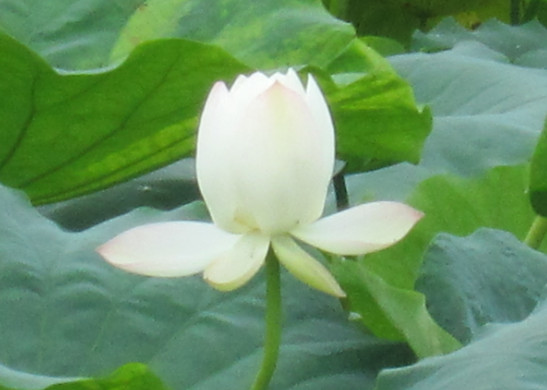
#> input picture chapter7/hehua.jpg, 547 x 390 px
$ python test7-10.py
#> lines starting #> are read from the running program, lines starting #| are printed output that depends on the picture
#test7-10.py：交互式前景提取2
import cv2
import numpy as np
img = cv2.imread('hehua.jpg')
#> img is the input picture: shape (390, 547, 3); mean B, G, R 104.7, 149, 107.4
mask = np.zeros(img.shape[:2],np.uint8)#定义原始掩模
bg = np.zeros((1,65),np.float64)
fg = np.zeros((1,65),np.float64)
rect = (50,50,400,300)              #根据原图设置包含前景的矩形大小
cv2.grabCut(img,mask,rect,bg,fg,5,cv2.GC_INIT_WITH_RECT)#第1次提取前景,矩形模式
imgmask = cv2.imread('hehua2.jpg')  #读取已标注的掩模图像
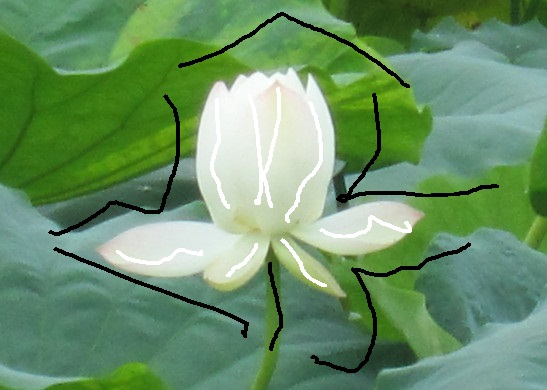
#> input picture chapter7/hehua2.jpg, 547 x 390 px
#> imgmask is the input picture: shape (390, 547, 3); mean B, G, R 103.6, 145.9, 105.9
cv2.imshow('mask image',imgmask)
mask2 = cv2.cvtColor(imgmask,cv2.COLOR_BGR2GRAY,dstCn=1)#转换未单通道灰度图像
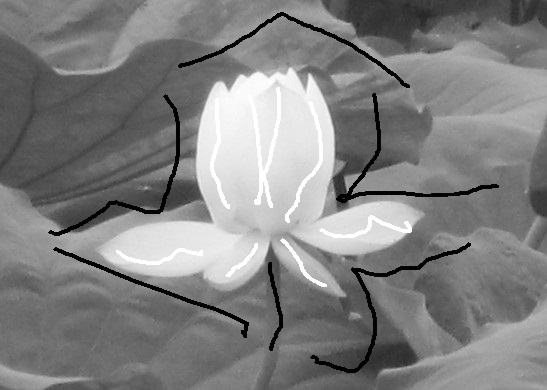
#> mask2: shape (390, 547); min 0, max 255, mean 129.1
mask[mask2==0]=0#根据掩模图像，将掩模图像中白黑色像素对应的原始掩模像素设置为0
mask[mask2==255]=1#根据掩模图像，将掩模图像中白色像素对应的原始掩模像素设置为1
cv2.grabCut(img,mask,None,bg,fg,5,cv2.GC_INIT_WITH_MASK)#第2次提取前景，掩模模式
#将返回的掩模中像数值为0或2像素设置为0（确认为背景），
#所有1或3的像素设置为1（确认为前景）
mask2 = np.where((mask==2)|(mask==0),0,1).astype('uint8')
img = img*mask2[:,:,np.newaxis]#将掩模与原图像相乘获得分割出来的前景图像
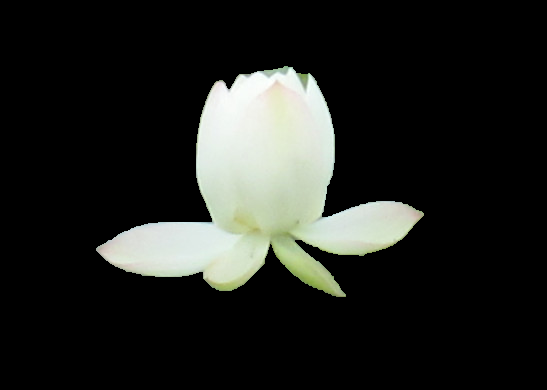
#> img: shape (390, 547, 3); mean B, G, R 32.4, 35.6, 34
cv2.imshow('grabCut',img)#显示获得的前景
cv2.waitKey(0)
